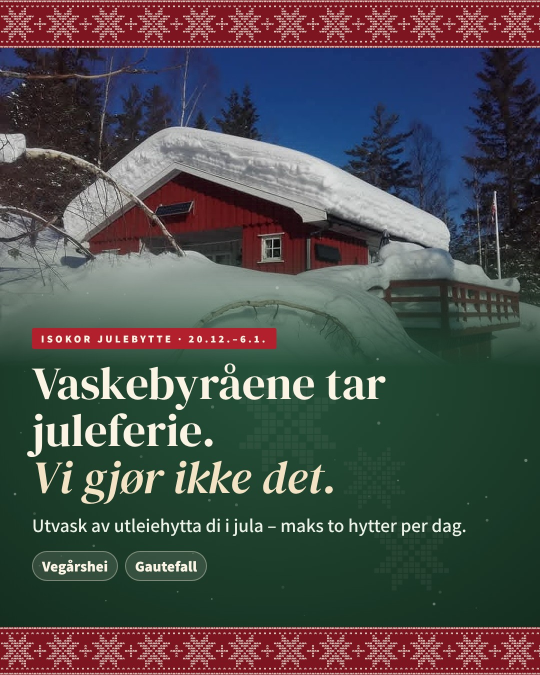
#> input picture 02_PRACA/grafika/zdroj/julebytte/karusel_video/julebytte_karusel_1.jpg, 1080 x 1350 px (shown at 1/2 size)
$ python -i video_karusel.py   (imports and definitions only)
#> lines starting #> are read from the running program, lines starting #| are printed output that depends on the picture
"""Video Isokor Julebytte zo slajdov karuselu (karusel_video/ = `VIDEO=1 node render.js karusel_video`), 4. 11. 2026 — podľa lms/video_karusel_lms.py.
Každý slajd ~3,4 s (viac textu než LMS) s jemným priblížením, prelínanie 0,5 s; pozadie = rozmazaný slajd.
Použitie: python3 video_karusel_lms.py vertikal|sirka <priečinok_snímok>
Potom hudba + ffmpeg (pozri README)."""
import os, sys
from PIL import Image, ImageFilter, ImageEnhance, ImageDraw

# [1 line that did not run here, left out]
# [1 line that did not run here, left out]
FPS, SLIDE, FADE = 25, 3.4, 0.5
# [2 lines not run here, left out]
# [1 line that did not run here, left out]

# veľkosť slajdu v zábere
# [1 line that did not run here, left out]
# [1 line that did not run here, left out]


def pozadie(im):
    bg = im.resize((W // 8, round(W // 8 * im.height / im.width)))
    s = max(W / bg.width, H / bg.height)
    bg = bg.resize((round(bg.width * s) + 2, round(bg.height * s) + 2), Image.BILINEAR)
    bg = bg.crop(((bg.width - W) // 2, (bg.height - H) // 2, (bg.width - W) // 2 + W, (bg.height - H) // 2 + H))
    return ImageEnhance.Brightness(bg.filter(ImageFilter.GaussianBlur(30))).enhance(0.55)


# [1 line that did not run here, left out]
# [1 line that did not run here, left out]
# [1 line not run here, left out]


def scena(i, t):
    """Záber slajdu i v čase t (sekundy od začiatku slajdu)."""
    can = BG[i].copy()
    z = 1.0 + 0.035 * min(t / (SLIDE + FADE), 1.0)
    w, h = round(SW * z), round(SH * z)
    sl = SRC[i].resize((w, h), Image.LANCZOS)
    m = MASK.resize((w, h))
    x, y = (W - w) // 2, (H - h) // 2
    tien = Image.new('L', (W, H), 0)
    ImageDraw.Draw(tien).rounded_rectangle((x + 10, y + 18, x + w + 10, y + h + 18), radius=30, fill=110)
    can.paste((0, 0, 0), (0, 0), tien.filter(ImageFilter.GaussianBlur(22)))
    can.paste(sl, (x, y), m)
    return can


def frame(t):
    i = min(int(t // SLIDE), len(SRC) - 1)
    a = scena(i, t - i * SLIDE)
    t_kon = (i + 1) * SLIDE
    if i < len(SRC) - 1 and t > t_kon - FADE:
        b = scena(i + 1, 0)
        return Image.blend(a, b, (t - (t_kon - FADE)) / FADE)
    return a


# [1 line not run here, left out]
# [1 line that did not run here, left out]
# [3 lines not run here, left out]

>>> import cv2
>>> picture = cv2.imread('karusel_video/julebytte_karusel_1.jpg', cv2.IMREAD_GRAYSCALE)
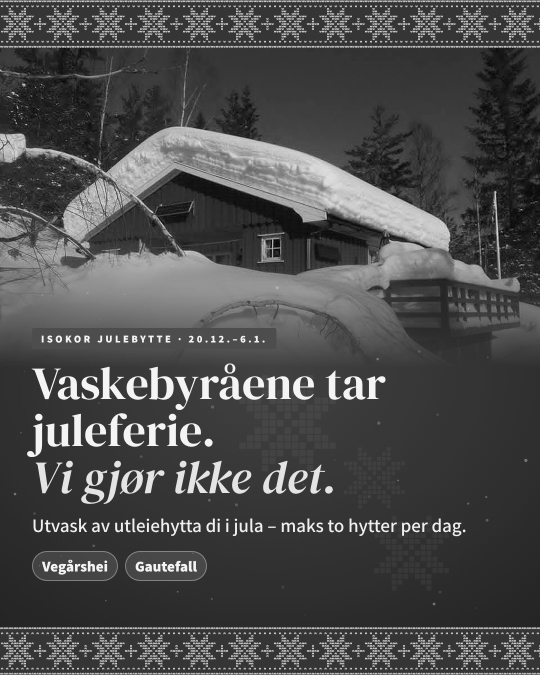
#> picture: shape (1350, 1080) (shown at 1/2 size); min 0, max 255, mean 76.4
#> (the run stopped early here; a loop or call above may not have finished)

$ run again, on 02_PRACA/grafika/zdroj/julebytte/karusel_video/julebytte_karusel_5.jpg
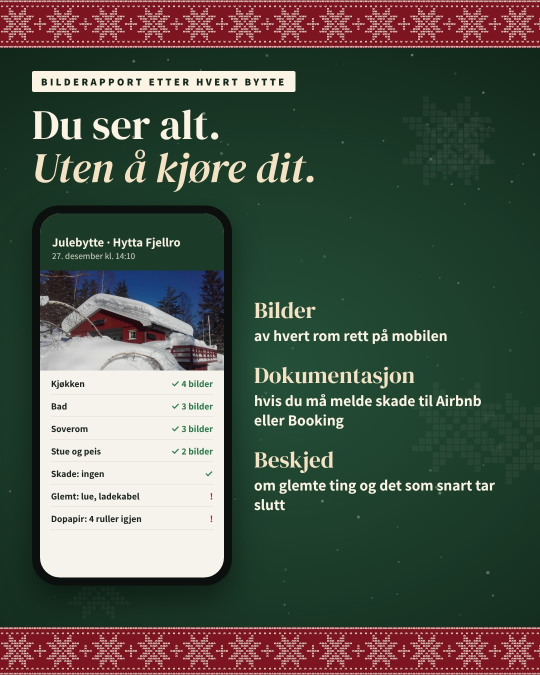
#> input picture 02_PRACA/grafika/zdroj/julebytte/karusel_video/julebytte_karusel_5.jpg, 1080 x 1350 px (shown at 1/2 size)
#> `picture = cv2.imread('karusel_video/julebytte_karusel_1.jpg', cv2.IMRE..`:
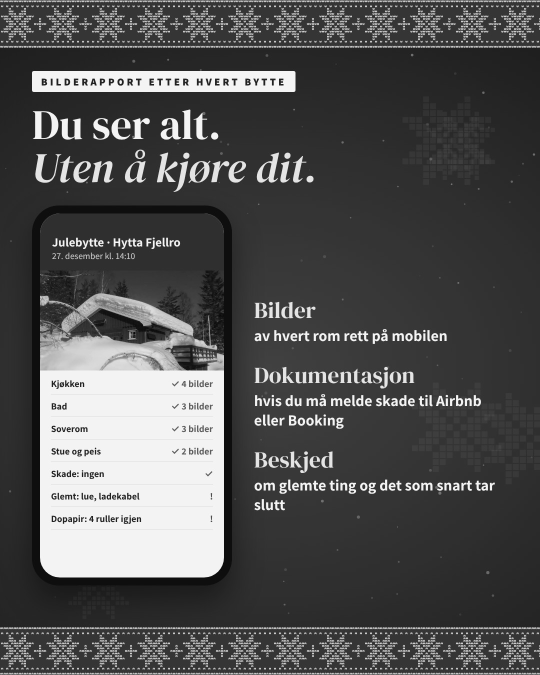
#> picture: shape (1350, 1080) (shown at 1/2 size); min 1, max 255, mean 81.9

$ run again, on 02_PRACA/grafika/zdroj/julebytte/karusel_video/julebytte_karusel_6.jpg
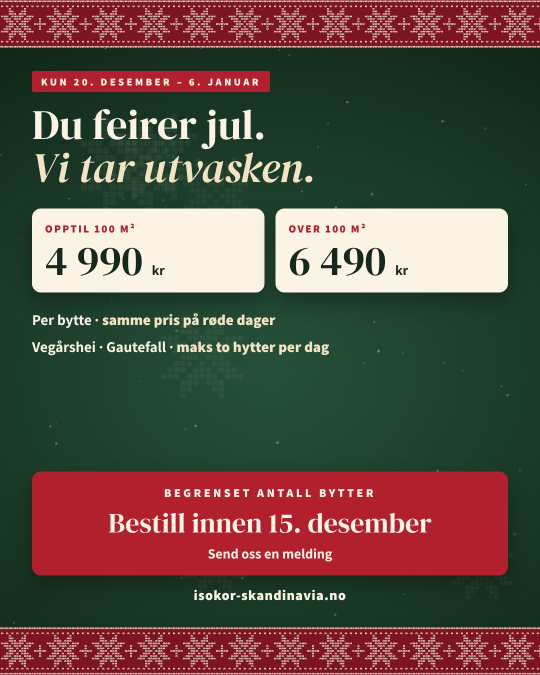
#> input picture 02_PRACA/grafika/zdroj/julebytte/karusel_video/julebytte_karusel_6.jpg, 1080 x 1350 px (shown at 1/2 size)
#> `picture = cv2.imread('karusel_video/julebytte_karusel_1.jpg', cv2.IMRE..`:
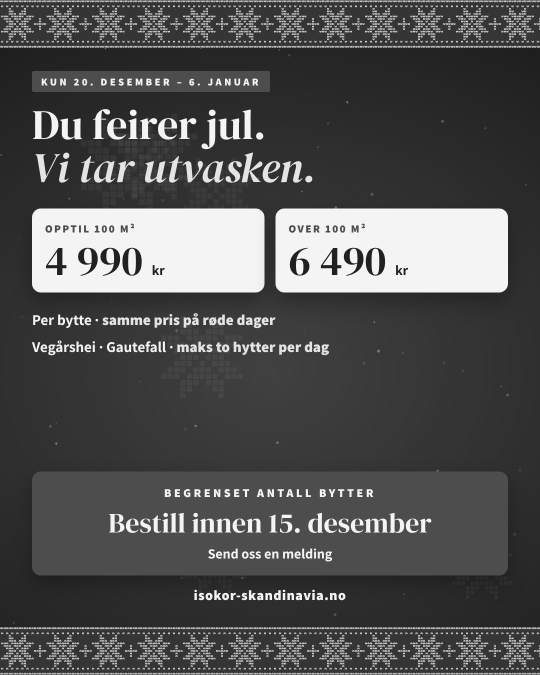
#> picture: shape (1350, 1080) (shown at 1/2 size); min 20, max 255, mean 82.6
